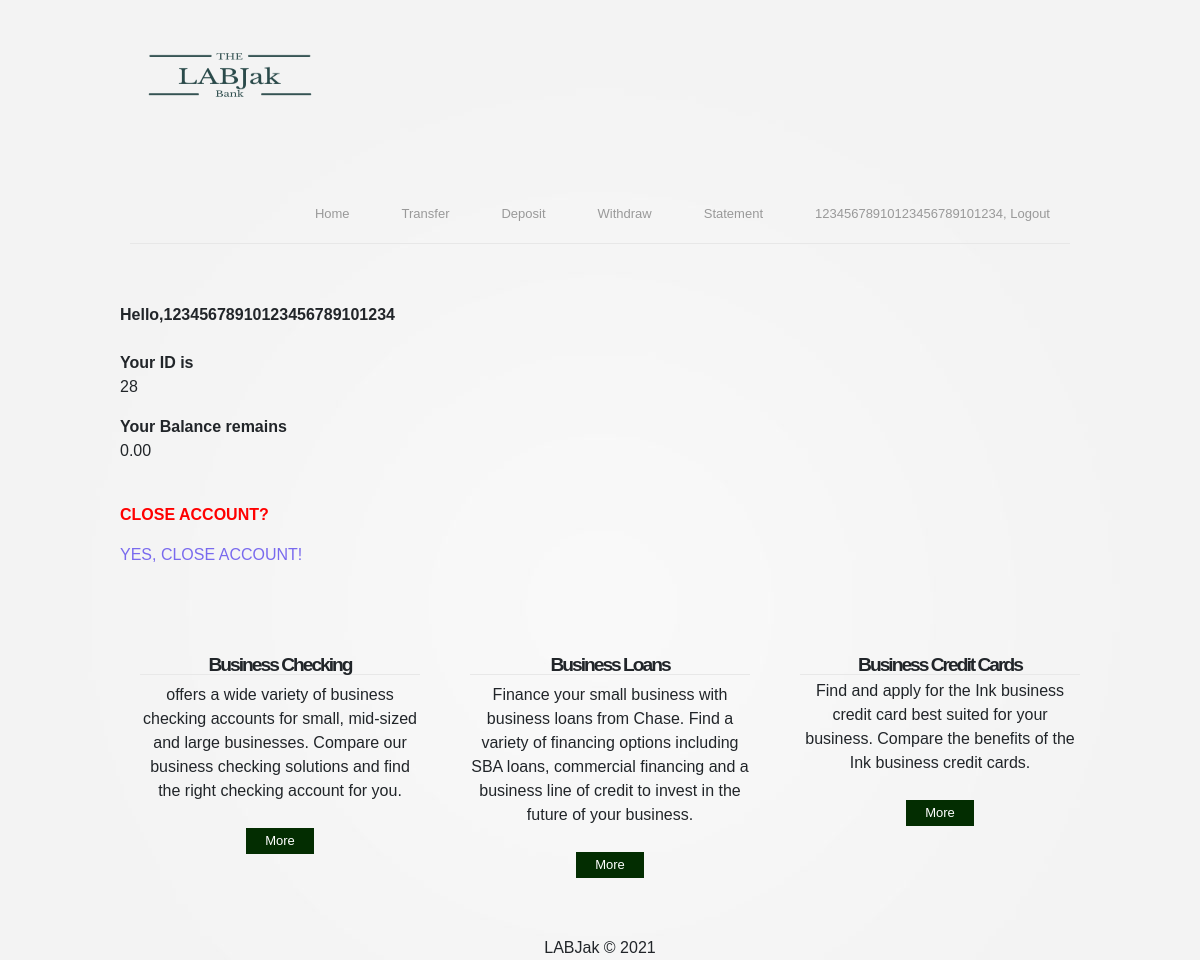
/statement/ (signed in), run on an earlier commit of the app's database.
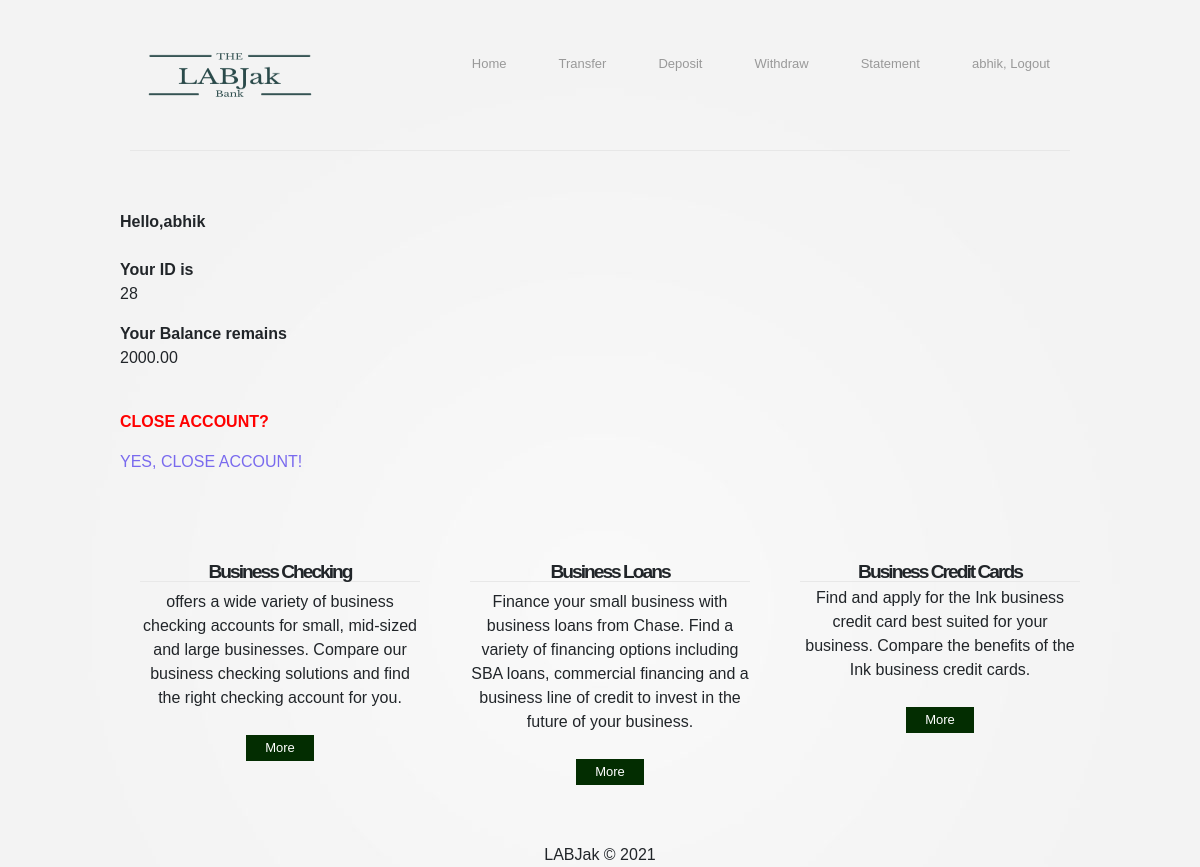
And on a later commit of the database.
### atmprj/models.py (models this page shows)
class Accounts(models.Model):
	identi = models.AutoField(primary_key = True)
	name=models.CharField(max_length = 30,null = False)
	amount = models.DecimalField(default = 0,max_digits = 10,decimal_places = 2)
	pwd = models.CharField(max_length = 64)
	upload = models.FileField(upload_to = 'uploads/',blank = True,null = True)

### atmprj/views.py (the view)
# urls.py: re_path('statement/',views.statement),
def statement(request):
	if request.method=="GET" and not needsLogin(request):
		try:
			user = models.Accounts.objects.get(identi = request.session['user_id'])
			request.session['is_login'] = True
			request.session['user_id'] = user.identi
			request.session['user_name'] = user.name
			num = user.amount
			request.session['user_amount'] = str(num)
			return render(request, 'statement.html',{"msg":"ok"})
		except:
			return render(request, 'login.html',{"msg":"login first"})
	else:
		return render(request, 'login.html',{"msg":"login first"})

### atmprj/views.py (called while the page is built)
def needsLogin(request):
	return False if request.session.get("is_login") else True

### atmprj/templates/statement.html
{% extends 'base.html' %}
{% load static %}
{% block content %}
	<div>
		<strong>Hello,{{ request.session.user_name }}</strong>
		<br/>
		<br/>
		<ul>
			<li><strong>Your ID is</strong></li>
			<li>{{ request.session.user_id }}</li>
		</ul>
		<ul>
			<li><strong>Your Balance remains</strong></li>
			<li>{{ request.session.user_amount }}</li>
		</ul>
	{% if request.session.user_name %}
		<br/>
	<div>
		<p><strong style="color: red">CLOSE ACCOUNT?</strong></p>
		<a href="/delete_acc/" >YES, CLOSE ACCOUNT!</a>
	</div>
	{% endif %}
	</div>
{% endblock %}

### atmprj/templates/base.html (shortened to what this page needs)
{% load static %}
<!DOCTYPE html>
<html lang="en">
<head>
	<link rel="stylesheet" href="{% static 'css/reset.css' %}" type="text/css" media="screen">
	<link rel="stylesheet" href="{% static 'css/style.css' %}" type="text/css" media="screen">
	<link rel="stylesheet" href="{% static 'css/grid.css' %}" type="text/css" media="screen">
	<link rel="stylesheet" href="{% static 'css/bootstrap.min.css' %}">
	<link rel="stylesheet" href="{% static 'css/style.default.css' %}" id="theme-stylesheet">
</head>
<body id="page1">
<div class="main">
	<header>
		<div class="container_12">
			<div class="wrapper p3">
				<div class="grid_12">
					<div class="wrapper border-bot" >
						<img src="{% static 'imgs/logo.png' %}" width="200" height="150"/>
						<ul class="menu">
							<li><a href="/index/">Home</a></li>
							<li><a href="/transfer/">Transfer</a></li>
							<li><a href="/deposit/">Deposit</a></li>
							<li><a href="/withdraw/">Withdraw</a></li>
							<li><a href="/statement/">Statement</a></li>
							{% if request.session.user_name %}
								<li><a href="/log_out/">{{ request.session.user_name }}, Logout</a></li>
							{% else %}
								<li><a href="/log_in/">Login/Register</a></li>
							{% endif %}
						</ul>
					</div>
				</div>
			</div>
		</div>
	</header>
	<section id="content">
		<div class="container_12">
			{% block content %}
			{% endblock %}
		</div>
	</section>
	<footer>
		<div class="inner">
			<div class="">
				<section id="content">
					<div class="container_12">
						<div class="wrapper">
							<article class="grid_4">
								<div class="indent-right">
									<div class="maxheight img-indent-bot">
										<h3>Business Checking</h3>
										<p> offers a wide variety of business checking accounts for small, mid-sized and
											large
											businesses. Compare our business checking solutions and find the right
											checking
											account for you.</p>
									</div>
									<a class="button" href="#">More</a></div>
							</article>
							<article class="grid_4">
								<div class="indent">
									<div class="maxheight img-indent-bot">
										<h3>Business Loans</h3>
										<p>Finance your small business with business loans from Chase. Find a variety of
											financing options including SBA loans, commercial financing and a business
											line of
											credit to invest in the future of your business.</p>
									</div>
									<a class="button" href="#">More</a></div>
							</article>
							<article class="grid_4">
								<div class="indent-left">
									<div class="maxheight img-indent-bot">
										<h3 class="p1">Business Credit Cards</h3>
										<p>Find and apply for the Ink business credit card best suited for your
											business.
											Compare the benefits of the Ink business credit cards.</p></div>
									<a class="button" href="#">More</a></div></article>
						</div>
					</div>
				</section>
				LABJak &copy; 2021
			</div>
		</div>
	</footer>
</div>
</body>
</html>

### atmprj/static/css/style.css (style rules this page uses)
article, aside, audio, canvas, command, datalist, details, embed, figcaption, figure, footer, header, hgroup, keygen, meter, nav, output, progress, section, source, video { display:block; }
html { width:100%; height:100%; }
body { font-family:Arial, Helvetica, sans-serif; font-size:13px; line-height:25px; color:#999; min-width:960px; height:100%; background:url(../images/body-bg.jpg) center top no-repeat #f3f3f3; }
.main { width:960px; margin:0 auto; }
a { color:#dc5130; outline:none; }
.wrapper { width:100%; overflow:hidden; position:relative; }
p { margin-bottom:10px; }
.p1 { margin-bottom:4px; }
.p3 { margin-bottom:30px; }
.indent { padding:0 10px; }
.indent-left { padding-left:20px; }
.indent-right { padding-right:20px; }
.img-indent-bot { margin-bottom:25px; }
.menu li a, .list-1 a, .list-2 a, .link, .button, h1 a { text-decoration:none; }
header { width:100%; position:relative; z-index:2; }
.menu { padding:51px 0 0 0; float:right; }
.menu li { float:left; position:relative; padding-left:12px; }
.menu > li:first-child { padding-left:0; }
.menu a { display:inline-block; font-size:13px; line-height:20px; padding:3px 20px; color:#999; }
#content { width:100%; padding:22px 0 58px; position:relative; z-index:1; }
#page1 #content { padding:29px 0 58px; }
h3 { font-size:30px; line-height:1.8em; color:#4c4c4c; letter-spacing:-2px; background:url(../images/h3-tail.gif) 0 bottom repeat-x; margin-bottom:8px; }
.border-bot { width:100%; padding-bottom:1px; background:url(../images/border-bot.gif) 0 bottom repeat-x; }
.button { display:inline-block; padding:5px 19px; font-size:13px; line-height:1.23em; color:#fff; background: #032d01; cursor:pointer; }
footer { width:100%; text-align:center; }
footer .inner { padding:0 10px; }

### atmprj/static/css/grid.css (style rules this page uses)
.container_12 { margin-left: auto; margin-right: auto; width: 960px; }
.grid_1, .grid_2, .grid_3, .grid_4, .grid_5, .grid_6, .grid_7, .grid_8, .grid_9, .grid_10, .grid_11, .grid_12 { display:inline; float: left; position: relative; margin-left: 10px; margin-right: 10px; }
.container_12 .grid_4 { width:300px; }
.container_12 .grid_12 { width:940px; }

### atmprj/static/css/style.default.css (style rules this page uses)
body { overflow-x: hidden; }
a, i, span { display: inline-block; text-decoration: none; -webkit-transition: all 0.3s; transition: all 0.3s; }
section { padding: 50px 0; }
body { font-family: "Poppins", sans-serif; font-size: 1rem; font-weight: 400; line-height: 1.5; color: #212529; background-color: #fff; }
a { color: #796AEE; text-decoration: none; }
h1, h2, h3, h4, h5, h6, .h1, .h2, .h3, .h4, .h5, .h6 { margin-bottom: 0.5rem; font-family: inherit; font-weight: 700; line-height: 1.1; color: inherit; }
h3, .h3 { font-size: 1.2rem; }

What changed in the data, as far as the page shows it:
changed Accounts: session.user_name "12345678910123456789101234" → "abhik"
Also different on the page:
{{ request.session.user_amount }}: "0.00" → "2000.00"
